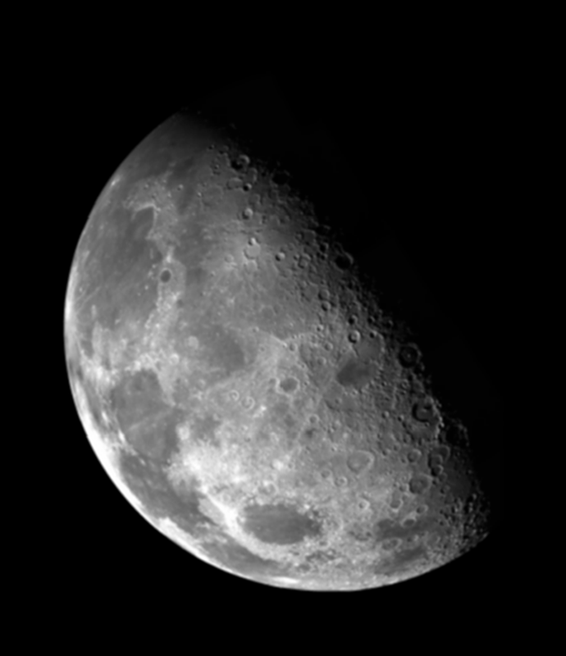
#> input picture Problem5/blurry-moon.tif, 566 x 656 px, shrunk from 690 x 800 before the run
$ python main.py
#> lines starting #> are read from the running program, lines starting #| are printed output that depends on the picture
import cv2 as cv
import numpy as np
import os

class Solution():
    """
    test code on hpf
    """
    def __init__(self, img_path):
#> called with img_path = './blurry-moon.tif'
        super().__init__()
        self.img = cv.imread(img_path)
#> self.img is the input picture: shape (656, 566, 3); min 0, max 255, mean 42.7
        self.img_gray = cv.cvtColor(self.img, cv.COLOR_BGR2GRAY)

    def find_range(self, img):
        return img.min(), img.max()

    def Conv2(self, img, kernel):
        # default assertion:
        # kernel size is odd: 3*3, 5*5, etc
        # channel number: 1
        kernel_size = kernel.shape[0]
        padding_size = int((kernel_size-1)/2)
        print(padding_size)
        h, w = img.shape[:2]
#> h = 656; w = 566
        img=np.pad(img, ((padding_size,padding_size),(padding_size,padding_size)),'constant', constant_values=(0,0))
        # keep the same size of input
        out = np.zeros((h, w))
        print(img.shape)
#| (658, 568)
        for row in range(0, h):
            for col in range(0, w):
                m1 = img[row: row+kernel_size, col:col+kernel_size]
                m2 = kernel
                val = (m1*m2).sum()
                out[row,col] = val
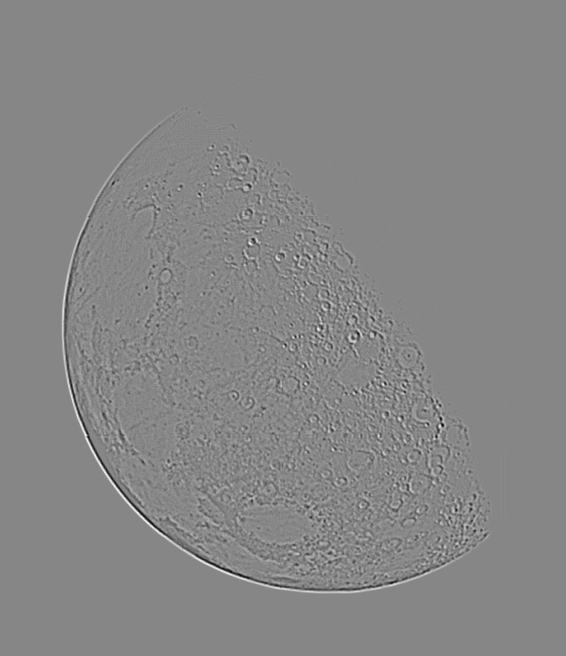
#> out: shape (656, 566) float64; min -209, max 187, mean 0; drawn with min black and max white
        return out

    def shapen_with_laplacian(self):
        l_kernel = np.ones((3,3))
        l_kernel[1,1] = -8
        mask = self.Conv2(self.img_gray, l_kernel)
        cv.imwrite('./result_a_lp_mask.jpg', mask)
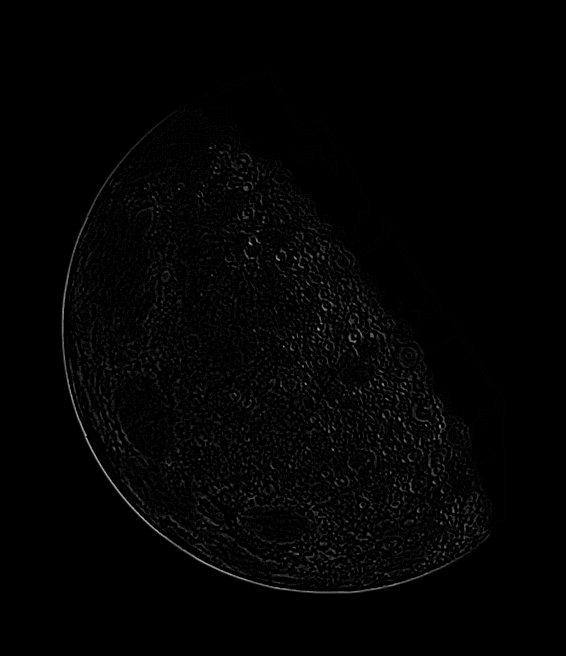
#> saved as result_a_lp_mask.jpg: shape (656, 566); min 0, max 187, mean 3.1
        out = self.img_gray + mask
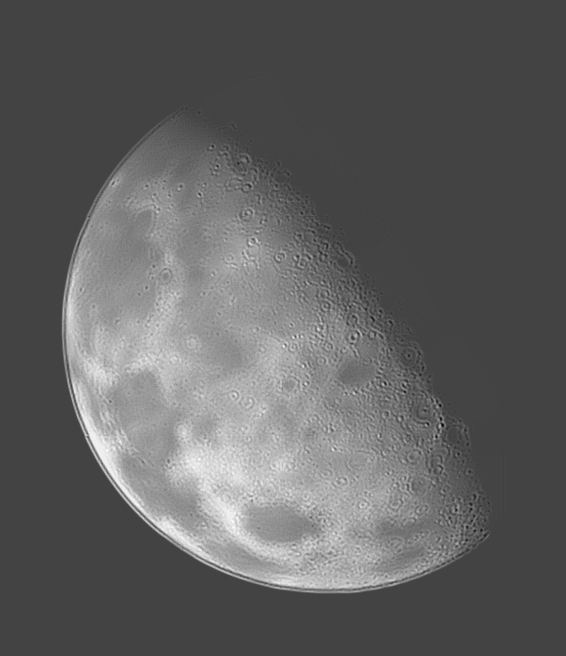
#> out: shape (656, 566) float64; min -99, max 277, mean 42.7; drawn with min black and max white
        _min, _max = self.find_range(out)
        #out_scaled = img1_scaled = (out-_min) / (_max - _min) * 255
        cv.imwrite('./result_a_1.jpg', out)
#> call 2 of __init__, with img_path = './checkerboard1024-shaded.tif'
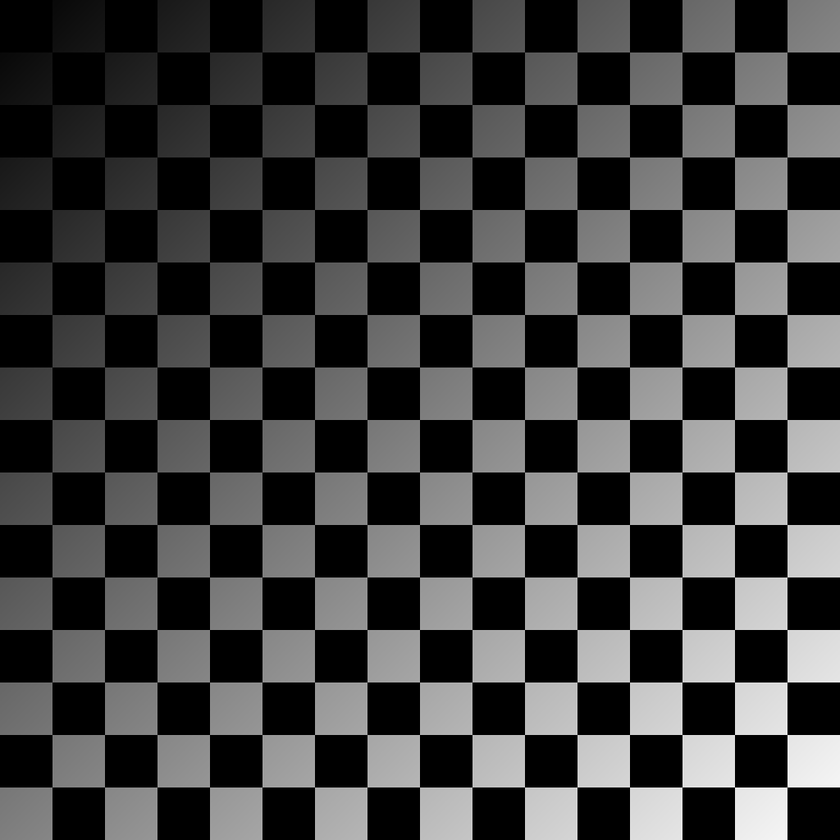
#> input picture Problem5/checkerboard1024-shaded.tif, 840 x 840 px, shrunk from 1024 x 1024 before the run
#> in __init__, self.img is the input picture: shape (840, 840, 3); min 0, max 255, mean 63.4

    def edge_with_sobel(self):
        init_kernel = np.zeros((3,3))
        sobel_k1 = init_kernel
        sobel_k2 = init_kernel
        sobel_k1[0,0] = -1
        sobel_k1[0,1] = -2
        sobel_k1[0,2] = -1
        sobel_k1[2,0] = 1
        sobel_k1[2,1] = 2
        sobel_k1[2,2] = 1
        _sobel_tmp = sobel_k1
        sobel_k2 = np.transpose(_sobel_tmp)
        print(sobel_k1)
        print(sobel_k2)
        sobel_k1_flipped = np.flip(_sobel_tmp, 0)
        sobel_k2_flipped = np.flip(sobel_k2, 1)
        print(sobel_k1_flipped)
        print(sobel_k2_flipped)
        out_1 = self.Conv2(self.img_gray, sobel_k1)
#| (842, 842)
        out_1_fliped = self.Conv2(self.img_gray, sobel_k1_flipped)
#| (842, 842)
        out_2 = self.Conv2(self.img_gray, sobel_k2)
#| (842, 842)
        out_2_fliped = self.Conv2(self.img_gray, sobel_k2_flipped)
#| (842, 842)
        cv.imwrite('./result_b_1.jpg', out_1)
        cv.imwrite('./result_b_2.jpg', out_2)
        cv.imwrite('./result_b_1_reversed.jpg', out_1_fliped)
        cv.imwrite('./result_b_2_reversed.jpg', out_2_fliped)
        out_3 = self.Conv2(out_1, sobel_k2)
#| (842, 842)
#> after the loop in Conv2 (call 6), `for row in range(0, h):`:
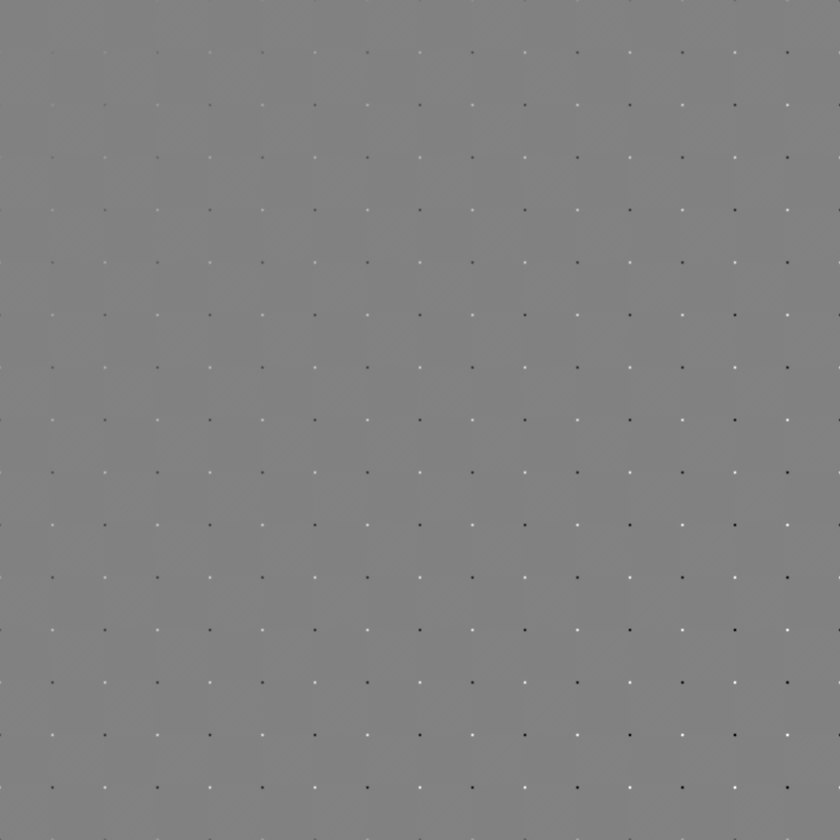
#> out: shape (840, 840) float64; min -4452, max 4285, mean 0; drawn with min black and max white
        cv.imwrite('./result_c.jpg', out_3)

        # mag
        sums = out_1 * out_1 + out_2 * out_2
        out_4 = np.sqrt(sums)
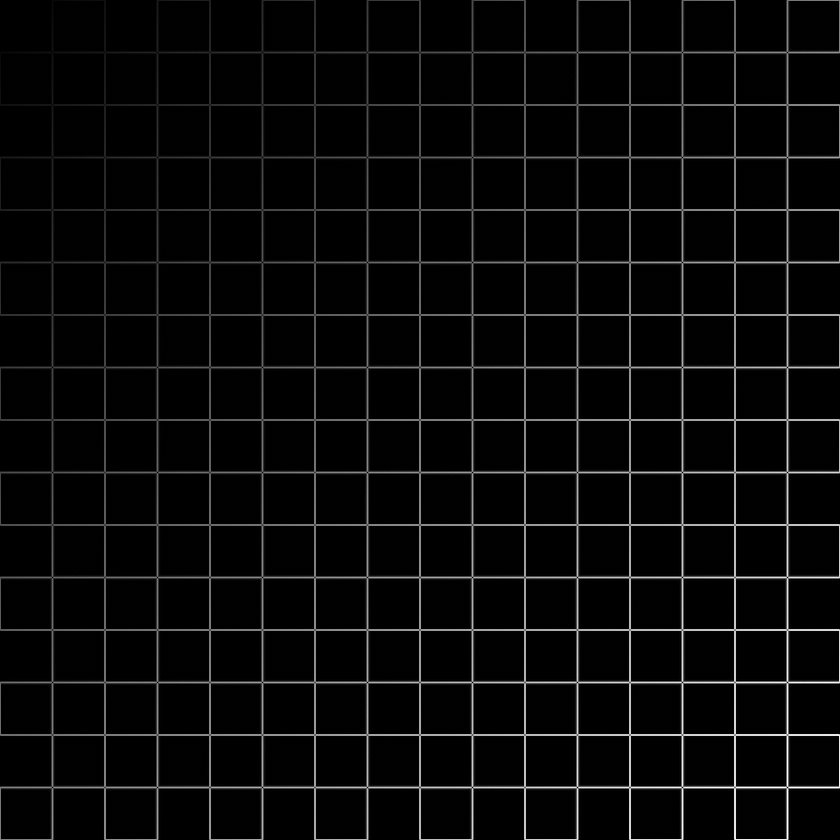
#> out_4: shape (840, 840) float64; min 0, max 1020, mean 38.9; drawn with min black and max white
        cv.imwrite('./result_d.jpg', out_4)
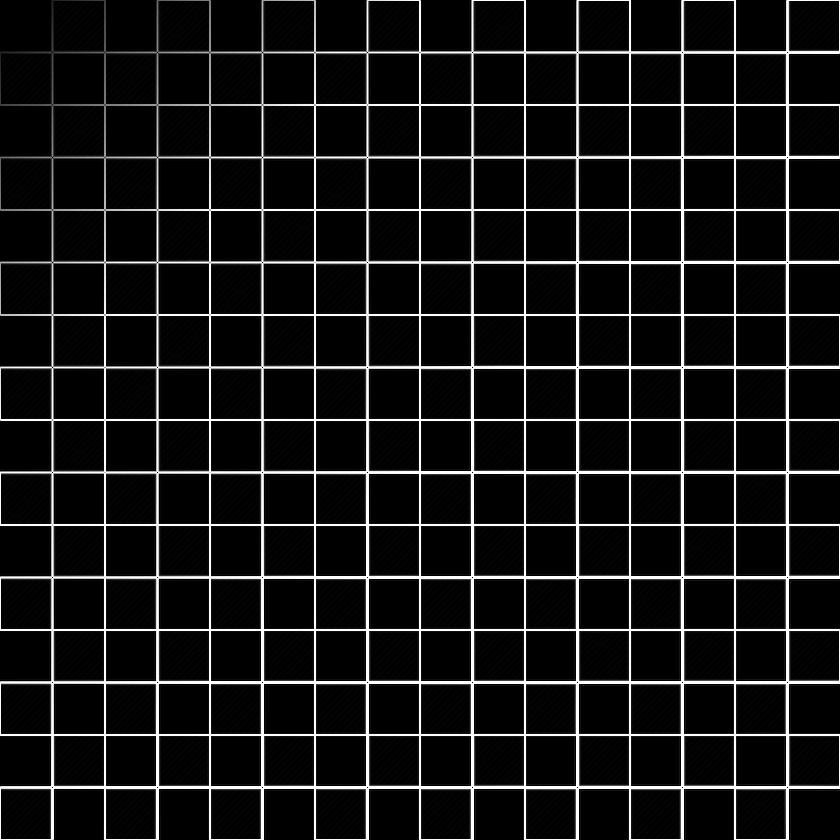
#> saved as result_d.jpg: shape (840, 840); min 0, max 255, mean 23.2

if __name__ == "__main__":
    s = Solution('./blurry-moon.tif')
    s.shapen_with_laplacian()
    s2 = Solution('./checkerboard1024-shaded.tif')
    s2.edge_with_sobel()
